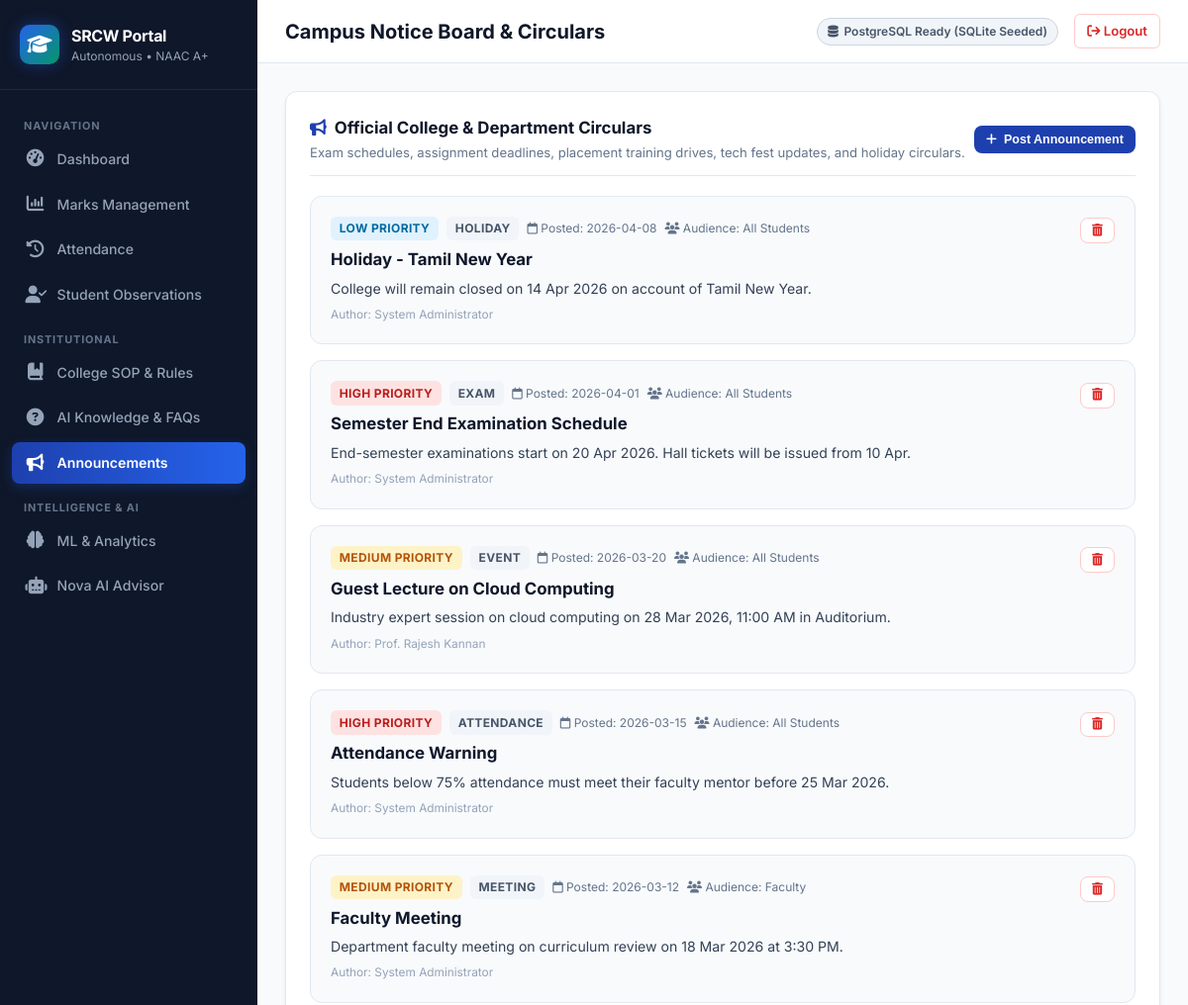
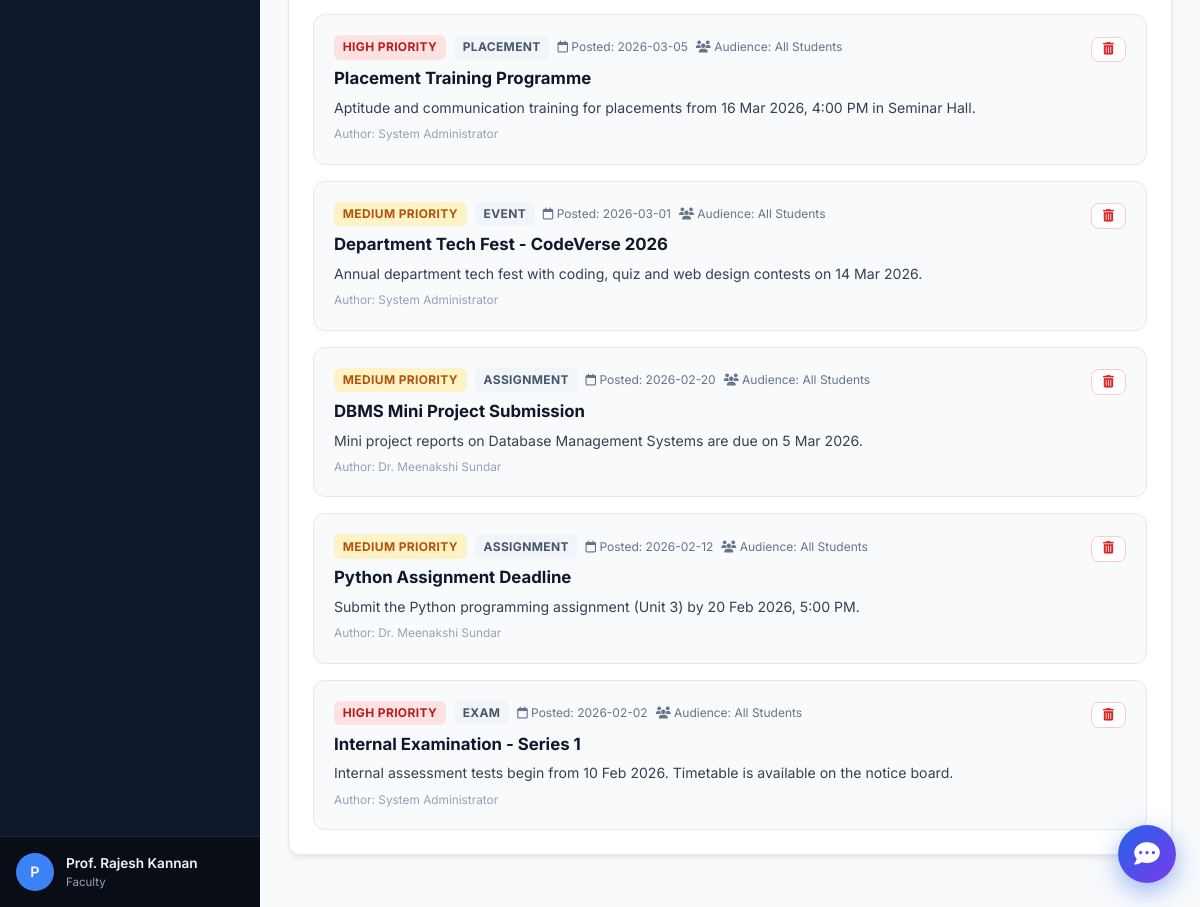
/announcements (signed in), run on the app's committed database (2 pictures, top to bottom).
### tables this page shows
CREATE TABLE users (
            user_id TEXT PRIMARY KEY,
            username TEXT UNIQUE NOT NULL,
            password TEXT NOT NULL,
            role TEXT NOT NULL,
            full_name TEXT NOT NULL,
            student_id TEXT,
            email TEXT NOT NULL,
            status TEXT DEFAULT 'Active',
            FOREIGN KEY (student_id) REFERENCES students(student_id)
        );

CREATE TABLE announcements (
            announcement_id TEXT PRIMARY KEY,
            title TEXT NOT NULL,
            message TEXT NOT NULL,
            posted_date TEXT,
            target_audience TEXT DEFAULT 'All Students',
            posted_by_user_id TEXT,
            category TEXT DEFAULT 'General',
            priority TEXT DEFAULT 'Medium',
            FOREIGN KEY (posted_by_user_id) REFERENCES users(user_id)
        );

### app.py (the view)
@app.route("/announcements")
@login_required
def announcements():
    role = session["user"].get("role")
    target = "All Students" if role == "Student" else None
    announcements_list = db_manager.get_announcements(target)
    return render_template("announcements.html", announcements=announcements_list)

### app.py (called while the page is built)
def login_required(f):
    @wraps(f)
    def decorated_function(*args, **kwargs):
        if "user" not in session:
            flash("Please sign in to access this portal.", "warning")
            return redirect(url_for("login"))
        return f(*args, **kwargs)
    return decorated_function

@app.context_processor
def inject_global_data():
    return {
        "current_user": session.get("user"),
        "db_mode": db_manager.active_mode,
        "college_name": "Sri Ramakrishna College of Arts and Science for Women"
    }

### db.py (called while the page is built)
    def get_sqlite_conn(self):
        conn = sqlite3.connect(self.sqlite_path)
        conn.row_factory = sqlite3.Row
        return conn

    def get_announcements(self, target_audience=None):
        conn = self.get_sqlite_conn()
        cur = conn.cursor()
        if target_audience and target_audience != "All":
            cur.execute("""
                SELECT a.*, u.full_name as posted_by_name
                FROM announcements a
                LEFT JOIN users u ON a.posted_by_user_id = u.user_id
                WHERE a.target_audience IN (?, 'All Students')
                ORDER BY a.posted_date DESC
            """, (target_audience,))
        else:
            cur.execute("""
                SELECT a.*, u.full_name as posted_by_name
                FROM announcements a
                LEFT JOIN users u ON a.posted_by_user_id = u.user_id
                ORDER BY a.posted_date DESC
            """)
        rows = cur.fetchall()
        conn.close()
        return [dict(r) for r in rows]

### templates/announcements.html (shortened to what this page needs)
{% extends "base.html" %}
{% block page_heading %}Campus Notice Board & Circulars{% endblock %}
{% block content %}
<div class="card">
  <div class="card-header">
    <div>
      <div class="card-title">
        <i class="fa-solid fa-bullhorn" style="color: var(--primary);"></i>
        <span>Official College & Department Circulars</span>
      </div>
      <p style="font-size: 0.82rem; color: #64748b; margin-top: 0.2rem;">
        Exam schedules, assignment deadlines, placement training drives, tech fest updates, and holiday circulars.
      </p>
    </div>
    {% if current_user and current_user.role in ['Faculty', 'Admin'] %}
    <button class="btn btn-primary btn-sm" onclick="openModal('announcementModal')">
      <i class="fa-solid fa-plus"></i> Post Announcement
    </button>
    {% endif %}
  </div>
  <div style="display: flex; flex-direction: column; gap: 1rem;">
    {% for a in announcements %}
    <div style="background: #f8fafc; border: 1px solid var(--border-color); border-radius: 12px; padding: 1.25rem; display: flex; justify-content: space-between; align-items: flex-start; gap: 1rem;">
      <div style="flex: 1;">
        <div style="display: flex; align-items: center; gap: 0.5rem; margin-bottom: 0.4rem; flex-wrap: wrap;">
          <span class="badge {% if a.priority == 'High' %}badge-danger{% elif a.priority == 'Medium' %}badge-warning{% else %}badge-info{% endif %}">
            {{ a.priority }} Priority
          </span>
          <span class="badge badge-secondary">{{ a.category }}</span>
          <span style="font-size: 0.75rem; color: #64748b;">
            <i class="fa-regular fa-calendar"></i> Posted: {{ a.posted_date }}
          </span>
          <span style="font-size: 0.75rem; color: #64748b;">
            <i class="fa-solid fa-users"></i> Audience: {{ a.target_audience }}
          </span>
        </div>
        <h3 style="font-size: 1.05rem; font-weight: 700; color: #0f172a; margin-bottom: 0.35rem;">
          {{ a.title }}
        </h3>
        <p style="font-size: 0.88rem; color: #334155; line-height: 1.5;">
          {{ a.message }}
        </p>
        <div style="font-size: 0.74rem; color: #94a3b8; margin-top: 0.5rem;">
          Author: {{ a.posted_by_name or 'Administration' }}
        </div>
      </div>
      {% if current_user and current_user.role in ['Faculty', 'Admin'] %}
      <form method="POST" action="{{ url_for('api_delete_announcement', an_id=a.announcement_id) }}" onsubmit="return confirm('Are you sure you want to remove this circular?');">
        <button type="submit" class="btn btn-outline btn-sm" style="color: #dc2626; border-color: #fecaca;" title="Delete">
          <i class="fa-solid fa-trash-can"></i>
        </button>
      </form>
      {% endif %}
    </div>
    {% else %}
    <p style="font-size: 0.9rem; color: #64748b; padding: 2rem 0; text-align: center;">No active circulars posted.</p>
    {% endfor %}
  </div>
</div>
{% endblock %}

### templates/base.html (shortened to what this page needs)
<!DOCTYPE html>
<html lang="en">
<head>
  <link rel="stylesheet" href="https://cdnjs.cloudflare.com/ajax/libs/font-awesome/6.4.0/css/all.min.css">
  <link rel="stylesheet" href="{{ url_for('static', filename='css/style.css') }}">
</head>
<body>
<div class="app-container">
  <aside class="sidebar">
    <div class="sidebar-header">
      <div class="sidebar-logo-icon">
        <i class="fa-solid fa-graduation-cap"></i>
      </div>
      <div class="sidebar-brand">
        <h2>SRCW Portal</h2>
        <span>Autonomous • NAAC A+</span>
      </div>
    </div>
    <nav class="sidebar-nav">
      <div class="nav-section-title">Navigation</div>
      <a href="{{ url_for('dashboard') }}" class="nav-item {% if request.path.endswith('/dashboard') %}active{% endif %}">
        <i class="fa-solid fa-gauge-high nav-icon"></i>
        <span>Dashboard</span>
      </a>
      <a href="{{ url_for('marks_management') }}" class="nav-item {% if '/marks' in request.path %}active{% endif %}">
        <i class="fa-solid fa-chart-column nav-icon"></i>
        <span>Marks Management</span>
      </a>
      <a href="{{ url_for('attendance_management') }}" class="nav-item {% if '/attendance' in request.path %}active{% endif %}">
        <i class="fa-solid fa-clock-rotate-left nav-icon"></i>
        <span>Attendance</span>
      </a>
      <a href="{{ url_for('observations') }}" class="nav-item {% if '/observations' in request.path %}active{% endif %}">
        <i class="fa-solid fa-user-check nav-icon"></i>
        <span>Student Observations</span>
      </a>
      <div class="nav-section-title">Institutional</div>
      <a href="{{ url_for('guidelines') }}" class="nav-item {% if '/guidelines' in request.path %}active{% endif %}">
        <i class="fa-solid fa-book-bookmark nav-icon"></i>
        <span>College SOP & Rules</span>
      </a>
      <a href="{{ url_for('faqs') }}" class="nav-item {% if '/faqs' in request.path %}active{% endif %}">
        <i class="fa-solid fa-circle-question nav-icon"></i>
        <span>AI Knowledge & FAQs</span>
      </a>
      <a href="{{ url_for('announcements') }}" class="nav-item {% if '/announcements' in request.path %}active{% endif %}">
        <i class="fa-solid fa-bullhorn nav-icon"></i>
        <span>Announcements</span>
      </a>
      <div class="nav-section-title">Intelligence & AI</div>
      <a href="{{ url_for('analytics') }}" class="nav-item {% if '/analytics' in request.path %}active{% endif %}">
        <i class="fa-solid fa-brain nav-icon"></i>
        <span>ML & Analytics</span>
      </a>
      <a href="{{ url_for('chatbot_page') }}" class="nav-item {% if '/chatbot' in request.path %}active{% endif %}">
        <i class="fa-solid fa-robot nav-icon"></i>
        <span>Nova AI Advisor</span>
      </a>
    </nav>
    <div class="sidebar-footer">
      {% if current_user %}
      <div class="user-chip">
        <div class="user-avatar">
          {{ current_user.full_name[:1] }}
        </div>
        <div class="user-info">
          <div class="user-name">{{ current_user.full_name }}</div>
          <div class="user-role">{{ current_user.role }}{% if current_user.student_id %} ({{ current_user.student_id }}){% endif %}</div>
        </div>
      </div>
      {% else %}
      <a href="{{ url_for('login') }}" class="btn btn-primary btn-sm" style="width: 100%;">
        <i class="fa-solid fa-right-to-bracket"></i> Sign In
      </a>
      {% endif %}
    </div>
  </aside>
  <div class="main-wrapper">
    <header class="topbar">
      <div class="page-title">
        <h1>{% block page_heading %}Dashboard{% endblock %}</h1>
      </div>
      <div class="topbar-actions">
        <div class="badge-db {% if db_mode == 'sqlite' %}sqlite{% endif %}" title="Active Database Backend">
          <i class="fa-solid fa-database"></i>
          <span>{{ 'Supabase (PostgreSQL)' if db_mode == 'supabase' else 'PostgreSQL Ready (SQLite Seeded)' }}</span>
        </div>
        {% if current_user %}
        <a href="{{ url_for('logout') }}" class="btn-signout" title="Sign Out">
          <i class="fa-solid fa-arrow-right-from-bracket"></i> Logout
        </a>
        {% endif %}
      </div>
    </header>
    <main class="content-body">
      {% block content %}{% endblock %}
    </main>
  </div>
</div>
<div id="ai-chat-widget">
  <button class="chat-toggle-btn" id="chatToggleBtn" aria-label="Open AI Assistant">
    <i class="fa-solid fa-comment-dots"></i>
  </button>
</div>
</body>
</html>

### data on the page
users: full_name "Prof. Rajesh Kannan"
announcements: priority "LOW", category "HOLIDAY", posted_date "2026-04-08", target_audience "All Students", title "Holiday - Tamil New Year", message "College will remain closed on 14 Apr 2026 on account of Tamil New Year.", full_name "System Administrator"
announcements: priority "HIGH", category "EXAM", posted_date "2026-04-01", target_audience "All Students", title "Semester End Examination Schedule", message "End-semester examinations start on 20 Apr 2026. Hall tickets will be issued from 10 Apr.", full_name "System Administrator"
announcements: priority "MEDIUM", category "EVENT", posted_date "2026-03-20", target_audience "All Students", title "Guest Lecture on Cloud Computing", message "Industry expert session on cloud computing on 28 Mar 2026, 11:00 AM in Auditorium.", full_name "Prof. Rajesh Kannan"
announcements: priority "HIGH", category "ATTENDANCE", posted_date "2026-03-15", target_audience "All Students", title "Attendance Warning", message "Students below 75% attendance must meet their faculty mentor before 25 Mar 2026.", full_name "System Administrator"
announcements: priority "MEDIUM", category "MEETING", posted_date "2026-03-12", target_audience "Faculty", title "Faculty Meeting", message "Department faculty meeting on curriculum review on 18 Mar 2026 at 3:30 PM.", full_name "System Administrator"
announcements: priority "HIGH", category "PLACEMENT", posted_date "2026-03-05", target_audience "All Students", title "Placement Training Programme", message "Aptitude and communication training for placements from 16 Mar 2026, 4:00 PM in Seminar Hall.", full_name "System Administrator"
announcements: priority "MEDIUM", category "EVENT", posted_date "2026-03-01", target_audience "All Students", title "Department Tech Fest - CodeVerse 2026", message "Annual department tech fest with coding, quiz and web design contests on 14 Mar 2026.", full_name "System Administrator"
announcements: priority "MEDIUM", category "ASSIGNMENT", posted_date "2026-02-20", target_audience "All Students", title "DBMS Mini Project Submission", message "Mini project reports on Database Management Systems are due on 5 Mar 2026.", full_name "Dr. Meenakshi Sundar"
announcements: priority "MEDIUM", category "ASSIGNMENT", posted_date "2026-02-12", target_audience "All Students", title "Python Assignment Deadline", message "Submit the Python programming assignment (Unit 3) by 20 Feb 2026, 5:00 PM.", full_name "Dr. Meenakshi Sundar"
announcements: priority "HIGH", category "EXAM", posted_date "2026-02-02", target_audience "All Students", title "Internal Examination - Series 1", message "Internal assessment tests begin from 10 Feb 2026. Timetable is available on the notice board.", full_name "System Administrator"

### other printed values
{{ current_user.full_name[:1] }} "P"
{{ current_user.role }} "Faculty"
